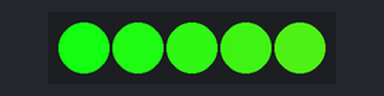
A sketch run on a simulated Arduino Uno, built with avr-gcc and run on an emulated ATmega328P. Shown: 5 RGB LEDs in strip order, left to right. Dim RGB values are drawn brighter than linear; colours are those a GRB WS2812 strip shows for the declared byte order.

Above: at 0.15 s.
At 4.68 s:
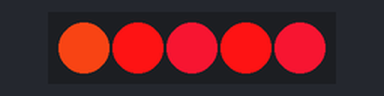
At 9.51 s:
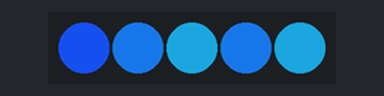
At 18.88 s:
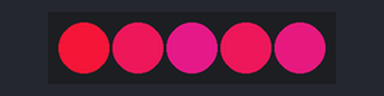
At 28.25 s:
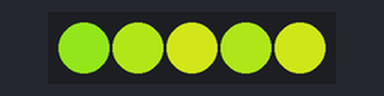
At 37.91 s:
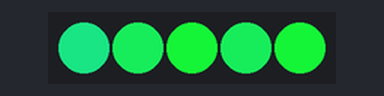
Timing chart, 0 to 40.0 s (numbered marks = the images above):
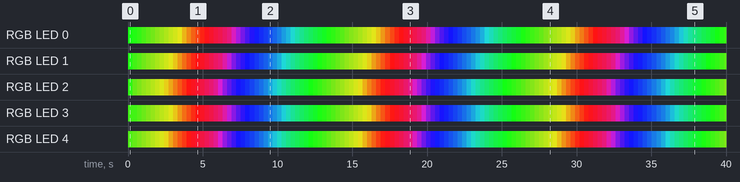

The sketch:

RGB_leds.ino
```cpp
/**
 * This program is made for a 5 LED strip
 * The pattern should be a changing rainbow, starting from red to purple
 * Author: Arne Kerremans
 */

#include <FastLED.h>
#define DATA_PIN 2 //connect data in of first LED with Arduino port 2
#define LED_TYPE WS2812
#define COLOR_ORDER GRB
#define NUM_LEDS 5
CRGB leds[NUM_LEDS];

int color[5];
int i=0;

void setup() {
  FastLED.addLeds<WS2812, DATA_PIN, RGB>(leds, NUM_LEDS);
  leds[0] = CHSV( 0, 187, 255); // CHSV(color, saturation, brightness)
  color[0] = 0; //color of LED[0] set to 0
  leds[1] = CHSV( 5, 187, 255);
  color[1] = 10;
  leds[2] = CHSV( 10, 187, 255);
  color[2] = 20;
  leds[3] = CHSV( 15, 187, 255);
  color[3] = 10;
  leds[4] = CHSV( 20, 187, 255);
  color[4] = 20;
}

void loop() {
  for(i=0;i<5;i++){ //don't use for(int i=0;i<5;i++) -> otherwise the LEDs will do strange things
      if(color[i]<250){
        color[i] = color[i]+1;
        leds[i] = CHSV( color[i], 187, 255);
        FastLED.show();
        delay(10);
      }
      else{
        color[i]=0;
        leds[i] = CHSV( color[i], 187, 255);
        FastLED.show();
        delay(10);
      }
    }
}
```

Measured:
- by itself, RGB LED 0: off → RGB(20, 253, 19) at 0.00 s, → RGB(33, 240, 19) 0.30 s later, → RGB(48, 225, 19) 0.30 s later, → RGB(63, 210, 19) 0.30 s later, … (133 changes in this stretch)
- by itself, RGB LED 1: off → RGB(31, 243, 19) at 0.00 s, → RGB(58, 215, 19) 0.30 s later, → RGB(73, 200, 19) 0.30 s later, → RGB(88, 185, 19) 0.30 s later, … (133 changes in this stretch)
